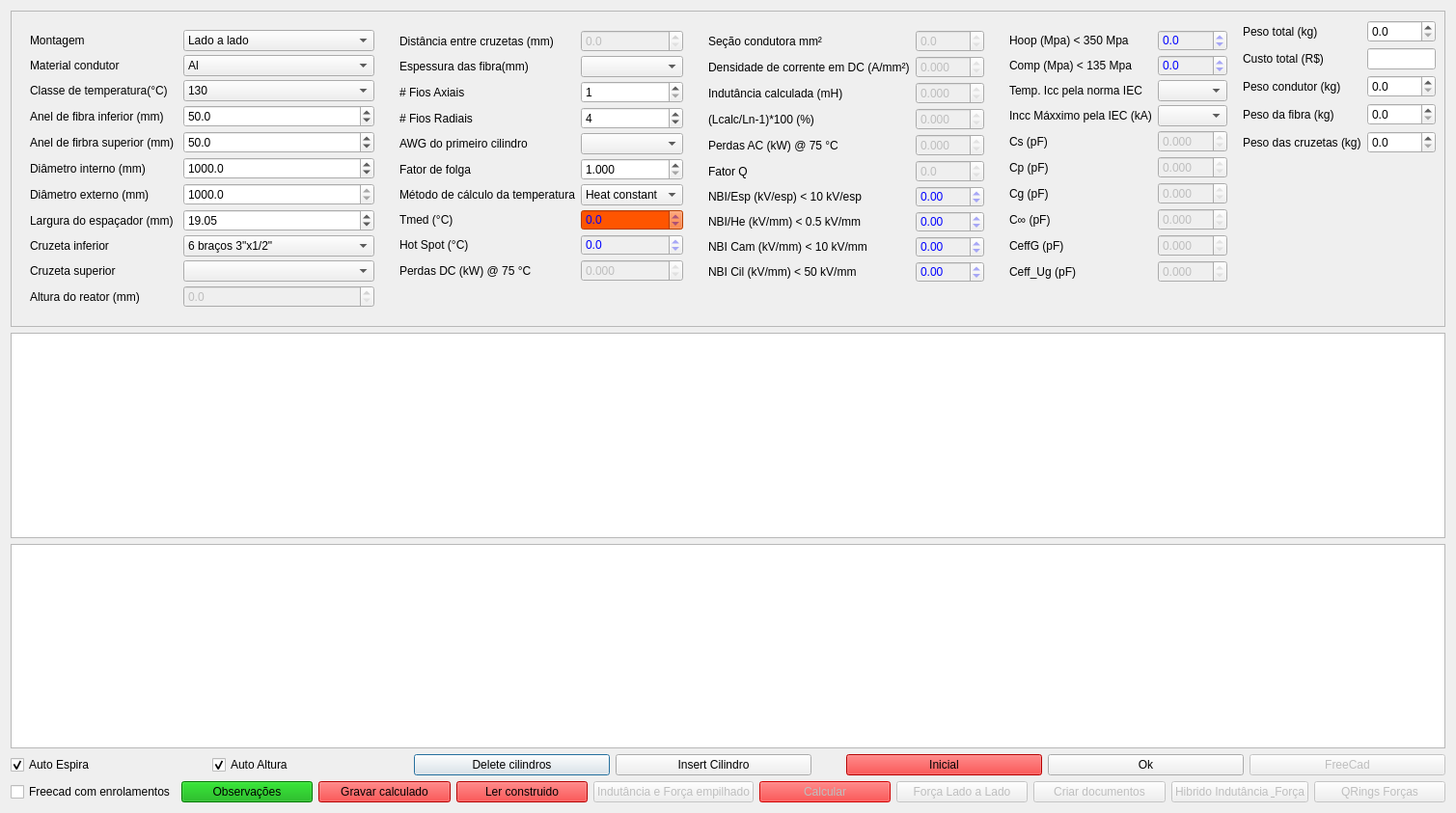
<?xml version="1.0" encoding="UTF-8"?>
<ui version="4.0">
 <class>DialogConstr</class>
 <widget class="QDialog" name="DialogConstr">
  <property name="geometry">
   <rect>
    <x>0</x>
    <y>0</y>
    <width>1358</width>
    <height>843</height>
   </rect>
  </property>
  <property name="windowTitle">
   <string>Dados construtivos</string>
  </property>
  <property name="windowIcon">
   <iconset resource="../img/bree.qrc">
    <normaloff>:/bree/ruler.png</normaloff>:/bree/ruler.png</iconset>
  </property>
  <property name="sizeGripEnabled">
   <bool>false</bool>
  </property>
  <property name="modal">
   <bool>true</bool>
  </property>
  <layout class="QVBoxLayout" name="verticalLayout">
   <item>
    <widget class="QFrame" name="frame">
     <property name="frameShape">
      <enum>QFrame::StyledPanel</enum>
     </property>
     <property name="frameShadow">
      <enum>QFrame::Raised</enum>
     </property>
     <layout class="QHBoxLayout" name="horizontalLayout_2">
      <item>
       <layout class="QFormLayout" name="formLayout">
        <property name="sizeConstraint">
         <enum>QLayout::SetDefaultConstraint</enum>
        </property>
        <property name="formAlignment">
         <set>Qt::AlignLeading|Qt::AlignLeft|Qt::AlignTop</set>
        </property>
        <property name="horizontalSpacing">
         <number>6</number>
        </property>
        <property name="verticalSpacing">
         <number>4</number>
        </property>
        <property name="leftMargin">
         <number>10</number>
        </property>
        <property name="topMargin">
         <number>10</number>
        </property>
        <property name="rightMargin">
         <number>10</number>
        </property>
        <property name="bottomMargin">
         <number>10</number>
        </property>
        <item row="1" column="0">
         <widget class="QLabel" name="normaLabel">
          <property name="text">
           <string>Material condutor</string>
          </property>
         </widget>
        </item>
        <item row="1" column="1">
         <widget class="QComboBox" name="condutorComboBox">
          <item>
           <property name="text">
            <string>Al</string>
           </property>
          </item>
          <item>
           <property name="text">
            <string>Cu</string>
           </property>
          </item>
          <item>
           <property name="text">
            <string>Inox AISI 304</string>
           </property>
          </item>
          <item>
           <property name="text">
            <string>Inox AISI 310</string>
           </property>
          </item>
          <item>
           <property name="text">
            <string>Liga de Al</string>
           </property>
          </item>
         </widget>
        </item>
        <item row="2" column="0">
         <widget class="QLabel" name="label_4">
          <property name="text">
           <string>Classe de temperatura(°C)</string>
          </property>
         </widget>
        </item>
        <item row="2" column="1">
         <widget class="QComboBox" name="comboBoxClasse">
          <item>
           <property name="text">
            <string>130</string>
           </property>
          </item>
          <item>
           <property name="text">
            <string>155</string>
           </property>
          </item>
          <item>
           <property name="text">
            <string>180</string>
           </property>
          </item>
         </widget>
        </item>
        <item row="3" column="0">
         <widget class="QLabel" name="frequNciaHzLabel">
          <property name="text">
           <string>Anel de fibra inferior (mm)</string>
          </property>
         </widget>
        </item>
        <item row="3" column="1">
         <widget class="QDoubleSpinBox" name="inputAnelInf">
          <property name="text" stdset="0">
           <string>50.0</string>
          </property>
          <property name="decimals">
           <number>1</number>
          </property>
          <property name="maximum">
           <double>500.000000000000000</double>
          </property>
          <property name="singleStep">
           <double>10.000000000000000</double>
          </property>
          <property name="value">
           <double>50.000000000000000</double>
          </property>
          <property name="inputMask" stdset="0">
           <string/>
          </property>
          <property name="placeholderText" stdset="0">
           <string>Entre com a frequência industrial</string>
          </property>
         </widget>
        </item>
        <item row="4" column="0">
         <widget class="QLabel" name="tensONominalVLabel">
          <property name="text">
           <string>Anel de firbra superior (mm) </string>
          </property>
         </widget>
        </item>
        <item row="4" column="1">
         <widget class="QDoubleSpinBox" name="inputAnelSup">
          <property name="text" stdset="0">
           <string>50.0</string>
          </property>
          <property name="decimals">
           <number>1</number>
          </property>
          <property name="maximum">
           <double>500.000000000000000</double>
          </property>
          <property name="value">
           <double>50.000000000000000</double>
          </property>
         </widget>
        </item>
        <item row="5" column="0">
         <widget class="QLabel" name="nBIKVLabel">
          <property name="text">
           <string>Diâmetro interno (mm)</string>
          </property>
         </widget>
        </item>
        <item row="5" column="1">
         <widget class="QDoubleSpinBox" name="inputDi">
          <property name="text" stdset="0">
           <string>1000.0</string>
          </property>
          <property name="decimals">
           <number>1</number>
          </property>
          <property name="minimum">
           <double>200.000000000000000</double>
          </property>
          <property name="maximum">
           <double>4000.000000000000000</double>
          </property>
          <property name="singleStep">
           <double>50.000000000000000</double>
          </property>
          <property name="value">
           <double>1000.000000000000000</double>
          </property>
         </widget>
        </item>
        <item row="6" column="0">
         <widget class="QLabel" name="label_3">
          <property name="text">
           <string>Diâmetro externo (mm)</string>
          </property>
         </widget>
        </item>
        <item row="6" column="1">
         <widget class="QDoubleSpinBox" name="inputDs">
          <property name="readOnly">
           <bool>true</bool>
          </property>
          <property name="decimals">
           <number>1</number>
          </property>
          <property name="maximum">
           <double>5000.000000000000000</double>
          </property>
          <property name="value">
           <double>1000.000000000000000</double>
          </property>
         </widget>
        </item>
        <item row="7" column="0">
         <widget class="QLabel" name="altitudeMLabel">
          <property name="text">
           <string>Largura do espaçador (mm)</string>
          </property>
         </widget>
        </item>
        <item row="7" column="1">
         <widget class="QDoubleSpinBox" name="inputLargEsp">
          <property name="text" stdset="0">
           <string>19.05</string>
          </property>
          <property name="decimals">
           <number>2</number>
          </property>
          <property name="minimum">
           <double>0.000000000000000</double>
          </property>
          <property name="maximum">
           <double>101.599999999999994</double>
          </property>
          <property name="singleStep">
           <double>6.350000000000000</double>
          </property>
          <property name="value">
           <double>19.050000000000001</double>
          </property>
         </widget>
        </item>
        <item row="8" column="0">
         <widget class="QLabel" name="imputVento">
          <property name="text">
           <string>Cruzeta inferior</string>
          </property>
         </widget>
        </item>
        <item row="8" column="1">
         <widget class="QComboBox" name="comboBoxCruzInf">
          <property name="currentIndex">
           <number>4</number>
          </property>
          <item>
           <property name="text">
            <string>6 braços 5&quot;x1/2&quot;</string>
           </property>
          </item>
          <item>
           <property name="text">
            <string>6 braços 4&quot;x1/2&quot;</string>
           </property>
          </item>
          <item>
           <property name="text">
            <string>8 braços 3&quot;x1/2&quot;</string>
           </property>
          </item>
          <item>
           <property name="text">
            <string>6 braços 3&quot;x1/2&quot;</string>
           </property>
          </item>
          <item>
           <property name="text">
            <string>6 braços 3&quot;x1/2&quot;</string>
           </property>
          </item>
          <item>
           <property name="text">
            <string>4 braços 3&quot;x1/2&quot;</string>
           </property>
          </item>
          <item>
           <property name="text">
            <string>3 braços 3&quot;x1/2&quot;</string>
           </property>
          </item>
         </widget>
        </item>
        <item row="9" column="0">
         <widget class="QLabel" name="labelICC">
          <property name="text">
           <string>Cruzeta superior</string>
          </property>
         </widget>
        </item>
        <item row="9" column="1">
         <widget class="QComboBox" name="comboBoxCruzSup"/>
        </item>
        <item row="10" column="0">
         <widget class="QLabel" name="label_17">
          <property name="text">
           <string>Altura do reator (mm)</string>
          </property>
         </widget>
        </item>
        <item row="10" column="1">
         <widget class="QDoubleSpinBox" name="inputHs">
          <property name="enabled">
           <bool>false</bool>
          </property>
          <property name="decimals">
           <number>1</number>
          </property>
          <property name="maximum">
           <double>5000.000000000000000</double>
          </property>
         </widget>
        </item>
        <item row="0" column="0">
         <widget class="QLabel" name="label_21">
          <property name="text">
           <string>Montagem</string>
          </property>
         </widget>
        </item>
        <item row="0" column="1">
         <widget class="QComboBox" name="comboBoxMontagem">
          <property name="editable">
           <bool>false</bool>
          </property>
          <item>
           <property name="text">
            <string>Lado a lado</string>
           </property>
          </item>
          <item>
           <property name="text">
            <string>Lado a lado com coroa de taps</string>
           </property>
          </item>
          <item>
           <property name="text">
            <string>Empilhado duplo</string>
           </property>
          </item>
          <item>
           <property name="text">
            <string>Empilhado trifásico</string>
           </property>
          </item>
         </widget>
        </item>
       </layout>
      </item>
      <item>
       <layout class="QFormLayout" name="formLayout_4">
        <property name="sizeConstraint">
         <enum>QLayout::SetFixedSize</enum>
        </property>
        <property name="verticalSpacing">
         <number>4</number>
        </property>
        <property name="leftMargin">
         <number>10</number>
        </property>
        <property name="topMargin">
         <number>10</number>
        </property>
        <property name="rightMargin">
         <number>10</number>
        </property>
        <property name="bottomMargin">
         <number>10</number>
        </property>
        <item row="1" column="0">
         <widget class="QLabel" name="label_6">
          <property name="text">
           <string>Espessura das fibra(mm)</string>
          </property>
         </widget>
        </item>
        <item row="1" column="1">
         <widget class="QComboBox" name="comboBoxFibra"/>
        </item>
        <item row="3" column="0">
         <widget class="QLabel" name="duraOSLabel">
          <property name="text">
           <string># Fios Axiais</string>
          </property>
         </widget>
        </item>
        <item row="3" column="1">
         <widget class="QDoubleSpinBox" name="inputAxial">
          <property name="text" stdset="0">
           <string>1</string>
          </property>
          <property name="decimals">
           <number>0</number>
          </property>
          <property name="minimum">
           <double>1.000000000000000</double>
          </property>
          <property name="maximum">
           <double>16.000000000000000</double>
          </property>
          <property name="value">
           <double>1.000000000000000</double>
          </property>
         </widget>
        </item>
        <item row="4" column="0">
         <widget class="QLabel" name="iccPicoKALabel">
          <property name="text">
           <string># Fios Radiais</string>
          </property>
         </widget>
        </item>
        <item row="4" column="1">
         <widget class="QDoubleSpinBox" name="inputRadial">
          <property name="text" stdset="0">
           <string>4</string>
          </property>
          <property name="decimals">
           <number>0</number>
          </property>
          <property name="minimum">
           <double>1.000000000000000</double>
          </property>
          <property name="maximum">
           <double>8.000000000000000</double>
          </property>
          <property name="value">
           <double>4.000000000000000</double>
          </property>
         </widget>
        </item>
        <item row="5" column="0">
         <widget class="QLabel" name="label_5">
          <property name="text">
           <string>AWG do primeiro cilindro</string>
          </property>
         </widget>
        </item>
        <item row="5" column="1">
         <widget class="QComboBox" name="comboBoxAWG"/>
        </item>
        <item row="6" column="0">
         <widget class="QLabel" name="label_8">
          <property name="text">
           <string>Fator de folga</string>
          </property>
         </widget>
        </item>
        <item row="6" column="1">
         <widget class="QDoubleSpinBox" name="input_Folga">
          <property name="text" stdset="0">
           <string>1.000</string>
          </property>
          <property name="decimals">
           <number>3</number>
          </property>
          <property name="minimum">
           <double>1.000000000000000</double>
          </property>
          <property name="maximum">
           <double>1.200000000000000</double>
          </property>
          <property name="singleStep">
           <double>0.001000000000000</double>
          </property>
          <property name="value">
           <double>1.000000000000000</double>
          </property>
         </widget>
        </item>
        <item row="7" column="0">
         <widget class="QLabel" name="label_9">
          <property name="text">
           <string>Método de cálculo da temperatura</string>
          </property>
         </widget>
        </item>
        <item row="7" column="1">
         <widget class="QComboBox" name="comboBox_metodo_temp">
          <property name="sizePolicy">
           <sizepolicy hsizetype="Minimum" vsizetype="Fixed">
            <horstretch>0</horstretch>
            <verstretch>0</verstretch>
           </sizepolicy>
          </property>
          <property name="baseSize">
           <size>
            <width>19</width>
            <height>0</height>
           </size>
          </property>
          <item>
           <property name="text">
            <string>Heat constant</string>
           </property>
          </item>
          <item>
           <property name="text">
            <string>Dubell</string>
           </property>
          </item>
         </widget>
        </item>
        <item row="8" column="0">
         <widget class="QLabel" name="label_Tmed">
          <property name="text">
           <string>Tmed (°C)</string>
          </property>
         </widget>
        </item>
        <item row="8" column="1">
         <widget class="QDoubleSpinBox" name="InputTmed">
          <property name="enabled">
           <bool>false</bool>
          </property>
          <property name="styleSheet">
           <string notr="true">color: rgb(0, 0, 255);
background-color: rgb(255, 85, 0);</string>
          </property>
          <property name="readOnly">
           <bool>true</bool>
          </property>
          <property name="text" stdset="0">
           <string>0.0</string>
          </property>
          <property name="decimals">
           <number>1</number>
          </property>
          <property name="maximum">
           <double>10000.000000000000000</double>
          </property>
         </widget>
        </item>
        <item row="9" column="0">
         <widget class="QLabel" name="label_Hot_Spot">
          <property name="text">
           <string>Hot Spot (°C)</string>
          </property>
         </widget>
        </item>
        <item row="9" column="1">
         <widget class="QDoubleSpinBox" name="inputHotSpot">
          <property name="enabled">
           <bool>false</bool>
          </property>
          <property name="styleSheet">
           <string notr="true">color: rgb(0, 0, 255);
</string>
          </property>
          <property name="readOnly">
           <bool>true</bool>
          </property>
          <property name="text" stdset="0">
           <string>0.0</string>
          </property>
          <property name="decimals">
           <number>1</number>
          </property>
          <property name="maximum">
           <double>1000.000000000000000</double>
          </property>
         </widget>
        </item>
        <item row="10" column="0">
         <widget class="QLabel" name="correnteNominalALabel">
          <property name="text">
           <string>Perdas DC (kW) @ 75 °C</string>
          </property>
         </widget>
        </item>
        <item row="10" column="1">
         <widget class="QDoubleSpinBox" name="inputPerdas">
          <property name="enabled">
           <bool>false</bool>
          </property>
          <property name="readOnly">
           <bool>true</bool>
          </property>
          <property name="decimals">
           <number>3</number>
          </property>
          <property name="maximum">
           <double>300.000000000000000</double>
          </property>
         </widget>
        </item>
        <item row="0" column="0">
         <widget class="QLabel" name="label_20">
          <property name="text">
           <string>Distância entre cruzetas (mm)</string>
          </property>
         </widget>
        </item>
        <item row="0" column="1">
         <widget class="QDoubleSpinBox" name="inputDBS">
          <property name="enabled">
           <bool>false</bool>
          </property>
          <property name="decimals">
           <number>1</number>
          </property>
          <property name="maximum">
           <double>5000.000000000000000</double>
          </property>
         </widget>
        </item>
       </layout>
      </item>
      <item>
       <layout class="QFormLayout" name="formLayout_2">
        <property name="verticalSpacing">
         <number>4</number>
        </property>
        <property name="leftMargin">
         <number>10</number>
        </property>
        <property name="topMargin">
         <number>10</number>
        </property>
        <property name="rightMargin">
         <number>10</number>
        </property>
        <property name="bottomMargin">
         <number>10</number>
        </property>
        <item row="0" column="0">
         <widget class="QLabel" name="temperaturaAmbienteCLabel">
          <property name="text">
           <string>Seção condutora mm²</string>
          </property>
         </widget>
        </item>
        <item row="0" column="1">
         <widget class="QDoubleSpinBox" name="inputSecao">
          <property name="enabled">
           <bool>false</bool>
          </property>
          <property name="readOnly">
           <bool>true</bool>
          </property>
          <property name="text" stdset="0">
           <string>0.0</string>
          </property>
          <property name="decimals">
           <number>1</number>
          </property>
          <property name="maximum">
           <double>10000.000000000000000</double>
          </property>
         </widget>
        </item>
        <item row="1" column="0">
         <widget class="QLabel" name="temperaturaDeReferNciaCLabel">
          <property name="text">
           <string>Densidade de corrente em DC (A/mm²)</string>
          </property>
         </widget>
        </item>
        <item row="1" column="1">
         <widget class="QDoubleSpinBox" name="inputJdc">
          <property name="enabled">
           <bool>false</bool>
          </property>
          <property name="readOnly">
           <bool>true</bool>
          </property>
          <property name="text" stdset="0">
           <string>0.000</string>
          </property>
          <property name="decimals">
           <number>3</number>
          </property>
          <property name="maximum">
           <double>10.000000000000000</double>
          </property>
         </widget>
        </item>
        <item row="2" column="0">
         <widget class="QLabel" name="indutNciaNominalMHLabel">
          <property name="text">
           <string>Indutância calculada (mH)</string>
          </property>
         </widget>
        </item>
        <item row="2" column="1">
         <widget class="QDoubleSpinBox" name="inputLcalc">
          <property name="enabled">
           <bool>false</bool>
          </property>
          <property name="readOnly">
           <bool>true</bool>
          </property>
          <property name="decimals">
           <number>3</number>
          </property>
          <property name="maximum">
           <double>100.000000000000000</double>
          </property>
         </widget>
        </item>
        <item row="3" column="0">
         <widget class="QLabel" name="indutNciaAlvoMHLabel">
          <property name="text">
           <string>(Lcalc/Ln-1)*100 (%)</string>
          </property>
         </widget>
        </item>
        <item row="3" column="1">
         <widget class="QDoubleSpinBox" name="inputErro">
          <property name="enabled">
           <bool>false</bool>
          </property>
          <property name="readOnly">
           <bool>true</bool>
          </property>
          <property name="decimals">
           <number>3</number>
          </property>
          <property name="maximum">
           <double>20.000000000000000</double>
          </property>
         </widget>
        </item>
        <item row="5" column="0">
         <widget class="QLabel" name="correnteTotalALabel">
          <property name="text">
           <string>Fator Q</string>
          </property>
         </widget>
        </item>
        <item row="5" column="1">
         <widget class="QDoubleSpinBox" name="inputQ">
          <property name="enabled">
           <bool>false</bool>
          </property>
          <property name="readOnly">
           <bool>true</bool>
          </property>
          <property name="decimals">
           <number>1</number>
          </property>
          <property name="maximum">
           <double>1000.000000000000000</double>
          </property>
         </widget>
        </item>
        <item row="6" column="0">
         <widget class="QLabel" name="label_10">
          <property name="text">
           <string>NBI/Esp (kV/esp) &lt; 10 kV/esp</string>
          </property>
         </widget>
        </item>
        <item row="6" column="1">
         <widget class="QDoubleSpinBox" name="inputNBI_Esp">
          <property name="enabled">
           <bool>false</bool>
          </property>
          <property name="styleSheet">
           <string notr="true">color: rgb(0, 0, 255);</string>
          </property>
          <property name="readOnly">
           <bool>true</bool>
          </property>
         </widget>
        </item>
        <item row="7" column="0">
         <widget class="QLabel" name="label_11">
          <property name="text">
           <string>NBI/He (kV/mm) &lt; 0.5 kV/mm</string>
          </property>
         </widget>
        </item>
        <item row="7" column="1">
         <widget class="QDoubleSpinBox" name="inputNBI_He">
          <property name="enabled">
           <bool>false</bool>
          </property>
          <property name="styleSheet">
           <string notr="true">color: rgb(0, 0, 255);</string>
          </property>
          <property name="readOnly">
           <bool>true</bool>
          </property>
         </widget>
        </item>
        <item row="8" column="0">
         <widget class="QLabel" name="label_12">
          <property name="text">
           <string>NBI Cam (kV/mm) &lt; 10 kV/mm</string>
          </property>
         </widget>
        </item>
        <item row="8" column="1">
         <widget class="QDoubleSpinBox" name="inputNBI_Cam">
          <property name="enabled">
           <bool>false</bool>
          </property>
          <property name="styleSheet">
           <string notr="true">color: rgb(0, 0, 255);</string>
          </property>
          <property name="readOnly">
           <bool>true</bool>
          </property>
         </widget>
        </item>
        <item row="9" column="0">
         <widget class="QLabel" name="label">
          <property name="text">
           <string>NBI Cil (kV/mm) &lt; 50 kV/mm</string>
          </property>
         </widget>
        </item>
        <item row="9" column="1">
         <widget class="QDoubleSpinBox" name="inputNBI_Cil">
          <property name="enabled">
           <bool>false</bool>
          </property>
          <property name="styleSheet">
           <string notr="true">color: rgb(0, 0, 255);</string>
          </property>
          <property name="readOnly">
           <bool>true</bool>
          </property>
         </widget>
        </item>
        <item row="4" column="0">
         <widget class="QLabel" name="label_7">
          <property name="text">
           <string>Perdas AC (kW) @ 75 °C</string>
          </property>
         </widget>
        </item>
        <item row="4" column="1">
         <widget class="QDoubleSpinBox" name="inputPac">
          <property name="enabled">
           <bool>false</bool>
          </property>
          <property name="readOnly">
           <bool>true</bool>
          </property>
          <property name="decimals">
           <number>3</number>
          </property>
          <property name="maximum">
           <double>300.000000000000000</double>
          </property>
         </widget>
        </item>
       </layout>
      </item>
      <item>
       <layout class="QFormLayout" name="formLayout_3">
        <property name="verticalSpacing">
         <number>4</number>
        </property>
        <property name="leftMargin">
         <number>10</number>
        </property>
        <property name="topMargin">
         <number>10</number>
        </property>
        <property name="rightMargin">
         <number>10</number>
        </property>
        <property name="bottomMargin">
         <number>10</number>
        </property>
        <item row="0" column="0">
         <widget class="QLabel" name="label_18">
          <property name="text">
           <string>Hoop (Mpa) &lt; 350 Mpa</string>
          </property>
         </widget>
        </item>
        <item row="0" column="1">
         <widget class="QDoubleSpinBox" name="inputHoop">
          <property name="enabled">
           <bool>false</bool>
          </property>
          <property name="styleSheet">
           <string notr="true">color: rgb(0, 0, 255);</string>
          </property>
          <property name="readOnly">
           <bool>true</bool>
          </property>
          <property name="decimals">
           <number>1</number>
          </property>
          <property name="maximum">
           <double>1000.000000000000000</double>
          </property>
         </widget>
        </item>
        <item row="1" column="0">
         <widget class="QLabel" name="label_19">
          <property name="text">
           <string>Comp (Mpa) &lt; 135 Mpa</string>
          </property>
         </widget>
        </item>
        <item row="1" column="1">
         <widget class="QDoubleSpinBox" name="inputCompress">
          <property name="enabled">
           <bool>false</bool>
          </property>
          <property name="styleSheet">
           <string notr="true">color: rgb(0, 0, 255);</string>
          </property>
          <property name="readOnly">
           <bool>true</bool>
          </property>
          <property name="decimals">
           <number>1</number>
          </property>
          <property name="maximum">
           <double>1000.000000000000000</double>
          </property>
         </widget>
        </item>
        <item row="2" column="1">
         <widget class="QComboBox" name="comboBox_TempIcc">
          <property name="enabled">
           <bool>true</bool>
          </property>
          <property name="editable">
           <bool>false</bool>
          </property>
         </widget>
        </item>
        <item row="3" column="0">
         <widget class="QLabel" name="labelInccNorma">
          <property name="text">
           <string>Incc Máxximo pela IEC (kA)</string>
          </property>
         </widget>
        </item>
        <item row="3" column="1">
         <widget class="QComboBox" name="comboBox_IccMax">
          <property name="enabled">
           <bool>true</bool>
          </property>
         </widget>
        </item>
        <item row="4" column="0">
         <widget class="QLabel" name="label_2">
          <property name="text">
           <string>Cs (pF)</string>
          </property>
         </widget>
        </item>
        <item row="4" column="1">
         <widget class="QDoubleSpinBox" name="inputCs">
          <property name="enabled">
           <bool>false</bool>
          </property>
          <property name="readOnly">
           <bool>true</bool>
          </property>
          <property name="decimals">
           <number>3</number>
          </property>
          <property name="maximum">
           <double>999.990000000000009</double>
          </property>
         </widget>
        </item>
        <item row="5" column="0">
         <widget class="QLabel" name="label_13">
          <property name="text">
           <string>Cp (pF)</string>
          </property>
         </widget>
        </item>
        <item row="5" column="1">
         <widget class="QDoubleSpinBox" name="inputCp">
          <property name="enabled">
           <bool>false</bool>
          </property>
          <property name="readOnly">
           <bool>true</bool>
          </property>
          <property name="decimals">
           <number>3</number>
          </property>
          <property name="maximum">
           <double>999.990000000000009</double>
          </property>
         </widget>
        </item>
        <item row="6" column="0">
         <widget class="QLabel" name="Cg9pF">
          <property name="text">
           <string>Cg (pF)</string>
          </property>
         </widget>
        </item>
        <item row="6" column="1">
         <widget class="QDoubleSpinBox" name="inputCg">
          <property name="enabled">
           <bool>false</bool>
          </property>
          <property name="readOnly">
           <bool>true</bool>
          </property>
          <property name="decimals">
           <number>3</number>
          </property>
          <property name="maximum">
           <double>999.990000000000009</double>
          </property>
         </widget>
        </item>
        <item row="7" column="0">
         <widget class="QLabel" name="label_14">
          <property name="text">
           <string>C∞ (pF)</string>
          </property>
         </widget>
        </item>
        <item row="7" column="1">
         <widget class="QDoubleSpinBox" name="inputCinf">
          <property name="enabled">
           <bool>false</bool>
          </property>
          <property name="readOnly">
           <bool>true</bool>
          </property>
          <property name="decimals">
           <number>3</number>
          </property>
         </widget>
        </item>
        <item row="8" column="0">
         <widget class="QLabel" name="label_15">
          <property name="text">
           <string>CeffG (pF)</string>
          </property>
         </widget>
        </item>
        <item row="8" column="1">
         <widget class="QDoubleSpinBox" name="doubleSpinBox">
          <property name="enabled">
           <bool>false</bool>
          </property>
          <property name="readOnly">
           <bool>true</bool>
          </property>
          <property name="decimals">
           <number>3</number>
          </property>
         </widget>
        </item>
        <item row="9" column="0">
         <widget class="QLabel" name="label_16">
          <property name="text">
           <string>Ceff_Ug (pF)</string>
          </property>
         </widget>
        </item>
        <item row="9" column="1">
         <widget class="QDoubleSpinBox" name="doubleSpinBox_3">
          <property name="enabled">
           <bool>false</bool>
          </property>
          <property name="readOnly">
           <bool>true</bool>
          </property>
          <property name="decimals">
           <number>3</number>
          </property>
         </widget>
        </item>
        <item row="2" column="0">
         <widget class="QLabel" name="label_temp_norma">
          <property name="text">
           <string>Temp. Icc pela norma IEC</string>
          </property>
         </widget>
        </item>
       </layout>
      </item>
      <item>
       <layout class="QFormLayout" name="formLayout_6">
        <item row="0" column="0">
         <widget class="QLabel" name="pesoTotalKgLabel">
          <property name="text">
           <string>Peso total (kg)</string>
          </property>
         </widget>
        </item>
        <item row="0" column="1">
         <widget class="QDoubleSpinBox" name="pesoTotalKgDoubleSpinBox">
          <property name="decimals">
           <number>1</number>
          </property>
          <property name="maximum">
           <double>10000.000000000000000</double>
          </property>
         </widget>
        </item>
        <item row="1" column="0">
         <widget class="QLabel" name="custoTotalRLabel">
          <property name="text">
           <string>Custo total (R$)</string>
          </property>
         </widget>
        </item>
        <item row="1" column="1">
         <widget class="QLineEdit" name="custoTotalRLineEdit"/>
        </item>
        <item row="2" column="0">
         <widget class="QLabel" name="pesoTotalDoCondutorKgLabel">
          <property name="text">
           <string>Peso condutor (kg)</string>
          </property>
         </widget>
        </item>
        <item row="2" column="1">
         <widget class="QDoubleSpinBox" name="pesoTotalDoCondutorKgDoubleSpinBox">
          <property name="decimals">
           <number>1</number>
          </property>
          <property name="maximum">
           <double>10000.000000000000000</double>
          </property>
         </widget>
        </item>
        <item row="3" column="0">
         <widget class="QLabel" name="pesoDaFibraKgLabel">
          <property name="text">
           <string>Peso da fibra (kg)</string>
          </property>
         </widget>
        </item>
        <item row="3" column="1">
         <widget class="QDoubleSpinBox" name="pesoDaFibraKgDoubleSpinBox">
          <property name="decimals">
           <number>1</number>
          </property>
          <property name="maximum">
           <double>10000.000000000000000</double>
          </property>
         </widget>
        </item>
        <item row="4" column="0">
         <widget class="QLabel" name="pesoDasCruzetasKgLabel">
          <property name="text">
           <string>Peso das cruzetas (kg)</string>
          </property>
         </widget>
        </item>
        <item row="4" column="1">
         <widget class="QDoubleSpinBox" name="pesoDasCruzetasKgDoubleSpinBox">
          <property name="decimals">
           <number>1</number>
          </property>
          <property name="maximum">
           <double>10000.000000000000000</double>
          </property>
         </widget>
        </item>
       </layout>
      </item>
     </layout>
    </widget>
   </item>
   <item>
    <widget class="QTableView" name="tableViewCil"/>
   </item>
   <item>
    <widget class="QTableView" name="tableViewCam"/>
   </item>
   <item>
    <layout class="QHBoxLayout" name="horizontalLayout">
     <item>
      <widget class="QCheckBox" name="checkBoxAutoTurn">
       <property name="text">
        <string>Auto Espira</string>
       </property>
       <property name="icon">
        <iconset resource="../img/bree.qrc">
         <normaloff>:/bree/verificar.png</normaloff>:/bree/verificar.png</iconset>
       </property>
       <property name="checked">
        <bool>true</bool>
       </property>
      </widget>
     </item>
     <item>
      <widget class="QCheckBox" name="checkBoxHe">
       <property name="text">
        <string>Auto Altura</string>
       </property>
       <property name="icon">
        <iconset resource="../img/bree.qrc">
         <normaloff>:/bree/verificar.png</normaloff>:/bree/verificar.png</iconset>
       </property>
       <property name="checked">
        <bool>true</bool>
       </property>
      </widget>
     </item>
     <item>
      <widget class="QPushButton" name="bt_Del_Cil">
       <property name="text">
        <string>Delete cilindros</string>
       </property>
       <property name="icon">
        <iconset resource="../img/bree.qrc">
         <normaloff>:/bree/cross.png</normaloff>:/bree/cross.png</iconset>
       </property>
      </widget>
     </item>
     <item>
      <widget class="QPushButton" name="bt_ins_cil">
       <property name="text">
        <string>Insert Cilindro</string>
       </property>
       <property name="icon">
        <iconset resource="../img/bree.qrc">
         <normaloff>:/bree/folder-open-document.png</normaloff>:/bree/folder-open-document.png</iconset>
       </property>
      </widget>
     </item>
     <item>
      <spacer name="horizontalSpacer">
       <property name="orientation">
        <enum>Qt::Horizontal</enum>
       </property>
       <property name="sizeType">
        <enum>QSizePolicy::Fixed</enum>
       </property>
       <property name="sizeHint" stdset="0">
        <size>
         <width>30</width>
         <height>20</height>
        </size>
       </property>
      </spacer>
     </item>
     <item>
      <widget class="QPushButton" name="bt_inicial">
       <property name="styleSheet">
        <string notr="true">background-color: rgb(255, 0, 0);</string>
       </property>
       <property name="text">
        <string>Inicial</string>
       </property>
      </widget>
     </item>
     <item>
      <widget class="QPushButton" name="btn_Ok">
       <property name="text">
        <string>Ok</string>
       </property>
      </widget>
     </item>
     <item>
      <widget class="QPushButton" name="btnFreeCad">
       <property name="enabled">
        <bool>false</bool>
       </property>
       <property name="text">
        <string>FreeCad</string>
       </property>
       <property name="icon">
        <iconset resource="../img/bree.qrc">
         <normaloff>:/bree/ruler.png</normaloff>:/bree/ruler.png</iconset>
       </property>
      </widget>
     </item>
    </layout>
   </item>
   <item>
    <layout class="QHBoxLayout" name="horizontalLayout_4">
     <item>
      <widget class="QCheckBox" name="cB_FC_model">
       <property name="text">
        <string>Freecad com enrolamentos</string>
       </property>
      </widget>
     </item>
     <item>
      <widget class="QPushButton" name="pbObs">
       <property name="styleSheet">
        <string notr="true">background-color: rgb(0, 170, 0);</string>
       </property>
       <property name="text">
        <string>Observações</string>
       </property>
      </widget>
     </item>
     <item>
      <widget class="QPushButton" name="pushButtonCalc">
       <property name="styleSheet">
        <string notr="true">background-color: rgb(255, 0, 0);</string>
       </property>
       <property name="text">
        <string>Gravar calculado</string>
       </property>
      </widget>
     </item>
     <item>
      <widget class="QPushButton" name="pushButtonAsBuilt">
       <property name="styleSheet">
        <string notr="true">background-color: rgb(255, 0, 0);</string>
       </property>
       <property name="text">
        <string>Ler construido</string>
       </property>
      </widget>
     </item>
     <item>
      <widget class="QPushButton" name="btEmpilhado">
       <property name="enabled">
        <bool>false</bool>
       </property>
       <property name="text">
        <string>Indutância e Força empilhado</string>
       </property>
      </widget>
     </item>
     <item>
      <widget class="QPushButton" name="btn_calc">
       <property name="enabled">
        <bool>false</bool>
       </property>
       <property name="styleSheet">
        <string notr="true">background-color: rgb(255, 0, 0);</string>
       </property>
       <property name="text">
        <string>Calcular</string>
       </property>
      </widget>
     </item>
     <item>
      <widget class="QPushButton" name="btForce">
       <property name="enabled">
        <bool>false</bool>
       </property>
       <property name="text">
        <string>Força Lado a Lado</string>
       </property>
      </widget>
     </item>
     <item>
      <widget class="QPushButton" name="pbCriar">
       <property name="enabled">
        <bool>false</bool>
       </property>
       <property name="text">
        <string>Criar documentos</string>
       </property>
      </widget>
     </item>
     <item>
      <widget class="QPushButton" name="pbHibrido">
       <property name="enabled">
        <bool>false</bool>
       </property>
       <property name="text">
        <string>Hibrido Indutância &amp; Força</string>
       </property>
      </widget>
     </item>
     <item>
      <widget class="QPushButton" name="pbQRing">
       <property name="enabled">
        <bool>false</bool>
       </property>
       <property name="text">
        <string>QRings Forças</string>
       </property>
      </widget>
     </item>
    </layout>
   </item>
  </layout>
 </widget>
 <tabstops>
  <tabstop>condutorComboBox</tabstop>
  <tabstop>comboBoxClasse</tabstop>
  <tabstop>inputAnelInf</tabstop>
  <tabstop>inputAnelSup</tabstop>
  <tabstop>inputDi</tabstop>
  <tabstop>inputLargEsp</tabstop>
  <tabstop>comboBoxCruzInf</tabstop>
  <tabstop>comboBoxCruzSup</tabstop>
  <tabstop>comboBoxFibra</tabstop>
  <tabstop>inputAxial</tabstop>
  <tabstop>inputRadial</tabstop>
  <tabstop>comboBoxAWG</tabstop>
  <tabstop>input_Folga</tabstop>
  <tabstop>comboBox_metodo_temp</tabstop>
  <tabstop>checkBoxAutoTurn</tabstop>
  <tabstop>checkBoxHe</tabstop>
  <tabstop>bt_Del_Cil</tabstop>
  <tabstop>bt_ins_cil</tabstop>
  <tabstop>inputPerdas</tabstop>
  <tabstop>inputSecao</tabstop>
  <tabstop>inputJdc</tabstop>
  <tabstop>inputLcalc</tabstop>
  <tabstop>inputErro</tabstop>
  <tabstop>inputQ</tabstop>
  <tabstop>inputNBI_Esp</tabstop>
  <tabstop>inputNBI_He</tabstop>
  <tabstop>inputNBI_Cam</tabstop>
  <tabstop>inputNBI_Cil</tabstop>
  <tabstop>inputHoop</tabstop>
  <tabstop>inputCompress</tabstop>
  <tabstop>inputCs</tabstop>
  <tabstop>inputCp</tabstop>
  <tabstop>inputCg</tabstop>
  <tabstop>inputCinf</tabstop>
  <tabstop>doubleSpinBox</tabstop>
  <tabstop>doubleSpinBox_3</tabstop>
  <tabstop>inputDs</tabstop>
  <tabstop>comboBox_TempIcc</tabstop>
  <tabstop>comboBox_IccMax</tabstop>
  <tabstop>bt_inicial</tabstop>
  <tabstop>btn_Ok</tabstop>
  <tabstop>inputHs</tabstop>
  <tabstop>tableViewCam</tabstop>
  <tabstop>InputTmed</tabstop>
  <tabstop>tableViewCil</tabstop>
  <tabstop>inputHotSpot</tabstop>
 </tabstops>
 <resources>
  <include location="../img/bree.qrc"/>
 </resources>
 <connections/>
</ui>
